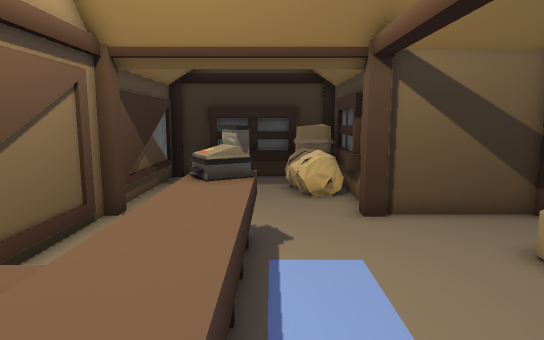
View 1 (above)

12 first-person views from a walk through a 3-D level made in the Unity game engine. The camera is 1.4 m above the floor, tilts 8° down and sees 75° across. The floor is counted in squares, 0.5 m on a side. Each view is taken from the middle of a square. On the plan, view 1 faces up. The plan holds only what a view shows up to about 20 squares ahead; the rest is blank. The player is left out.

View 2
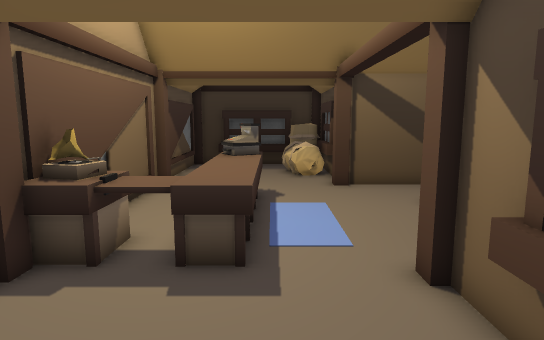

View 3
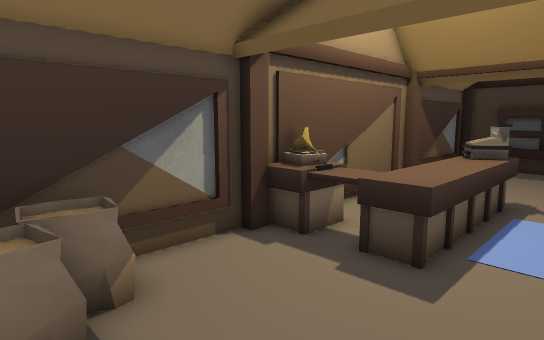

View 4
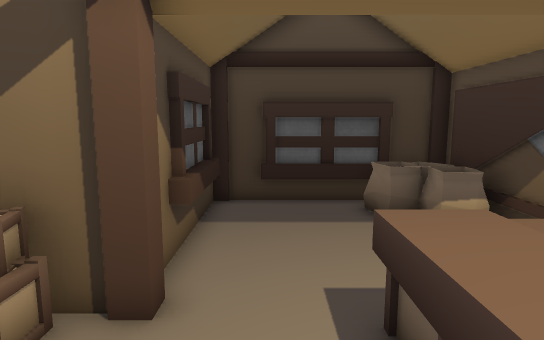

View 5
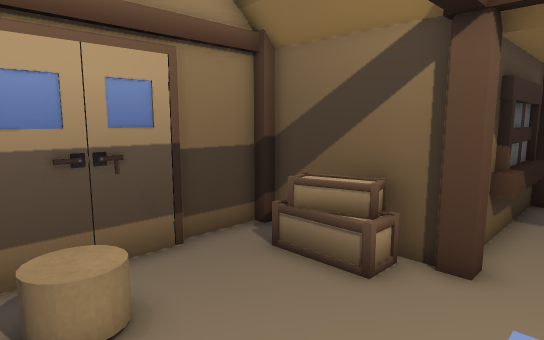

View 6
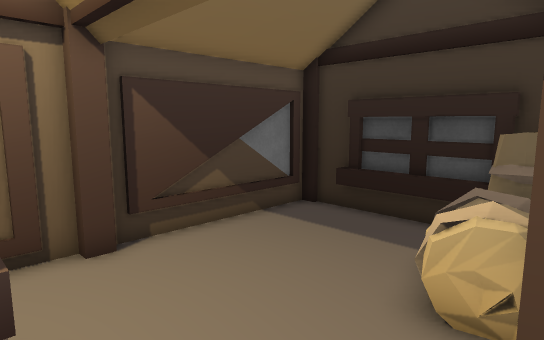

View 7
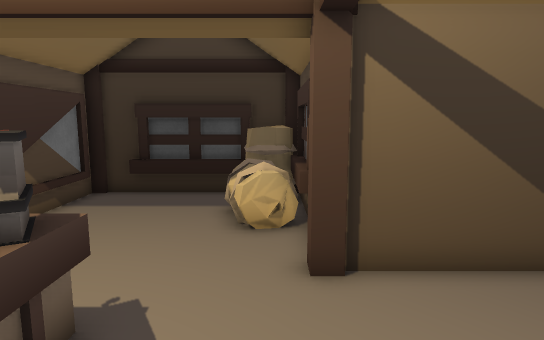

View 8
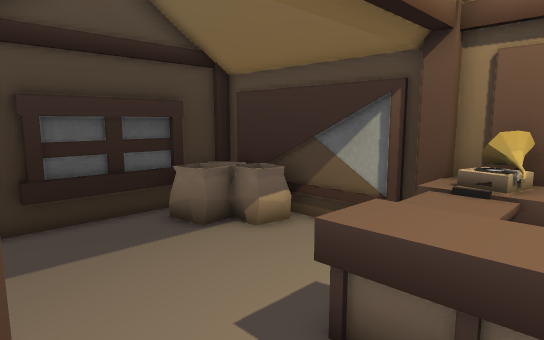

View 9
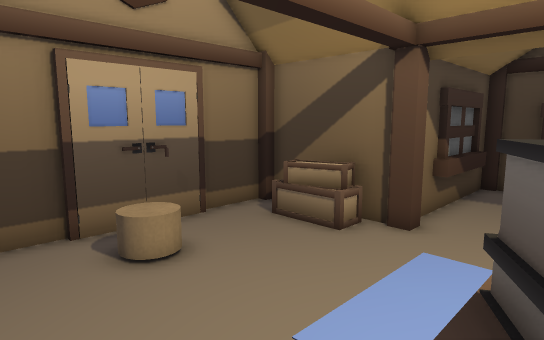

View 10
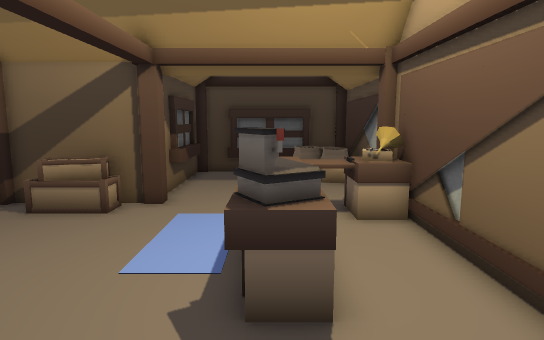

View 11
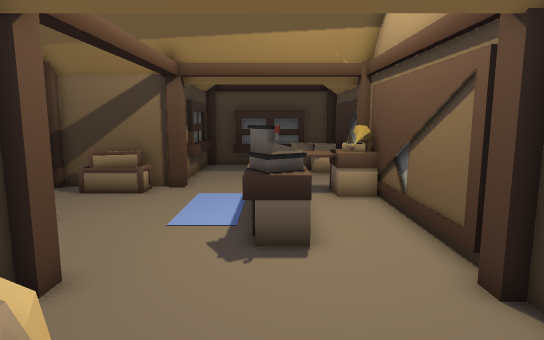

View 12
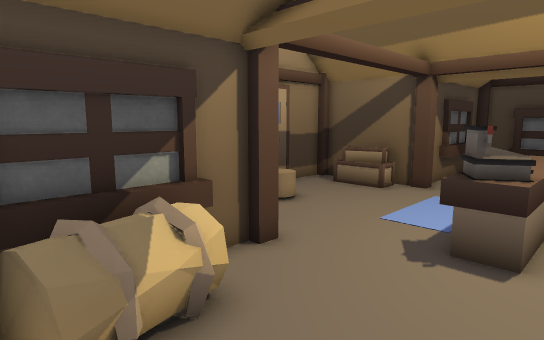

### Floor plan
Points are (right, up) in squares from view 1. A wall is a line through its corners. A room is listed if a view was taken in it or the views show most of it. See-through windows are left out.
Room 1 (views 1, 2, 3, 4, 5, 6, 7, 8, 9, 10, 11, 12)
walls: (2.7, 0.7) (2.7, 1.3) (3.4, 1.3); (-5.1, 5.9) (-5.1, 4.2); (3.4, 1) (8, 1); (4.2, 1.3) (5, 1.3); (-4.6, 1.3) (-4.6, 0.7); (3.4, 10.1) (2.7, 10.1) (2.7, 10.7); (3, 10.7) (3, 15.4); (-4.8, 0.7) (-4.8, -6); (-4.8, 10.3) (-4.8, 1.3); (-4.6, 10.7) (-4.6, 10.3); (2.7, 12) (2.7, 15.9); (8, 3.9) (8, 7.7); (8.2, 7.6) (8.2, 9); (8.2, 1.3) (8.2, 3.8); (7.9, 10.3) (3.4, 10.3); (3, -4.4) (3, 0.7); (2.7, -4.9) (2.7, -0.9); (3, -6) (3, -4.5); (-3.1, -6) (1.2, -6); (-2.8, -6.3) (2.5, -6.3); (-4.5, -6.3) (-3, -6.3); (3, 16.8) (3, 17.4); (1.2, 17.4) (-3.1, 17.4); (0.9, 17.6) (-4.8, 17.6) (-4.8, 10.7); (3, 17.6) (1.1, 17.6)
low walls: (1.1, 17.2) (-3.4, 17.2)
objects: sack (-4, -6) to (-4, -5); sack (-4, -4) to (-3, -3); counter (-4, 1) to (0, 6); other object (-4, 2) to (-4, 3); sack (-3, -5) to (-2, -4); machine (-2, 7) to (-1, 8); rug (0, 3) to (0, 7); counter (0, 8); hay bale (1, 15) to (2, 15); hay bale (1, 16) to (2, 17); other object (7, 6)

Where each view was taken, in squares from view 1:
view 1: 0 up, 0 right, facing up
view 2: 5 down, 0 right, facing up
view 3: 5 down, 2 right, facing up-left
view 4: 6 up, 1 right, facing down
view 5: 8 up, 1 right, facing down-right
view 6: 8 up, 3 right, facing up-left
view 7: 4 up, 2 right, facing up
view 8: 4 up, 3 right, facing down-left
view 9: 10 up, 1 left, facing down-right
view 10: 13 up, 1 left, facing down
view 11: 16 up, 1 left, facing down
view 12: 16 up, 3 left, facing down-right
